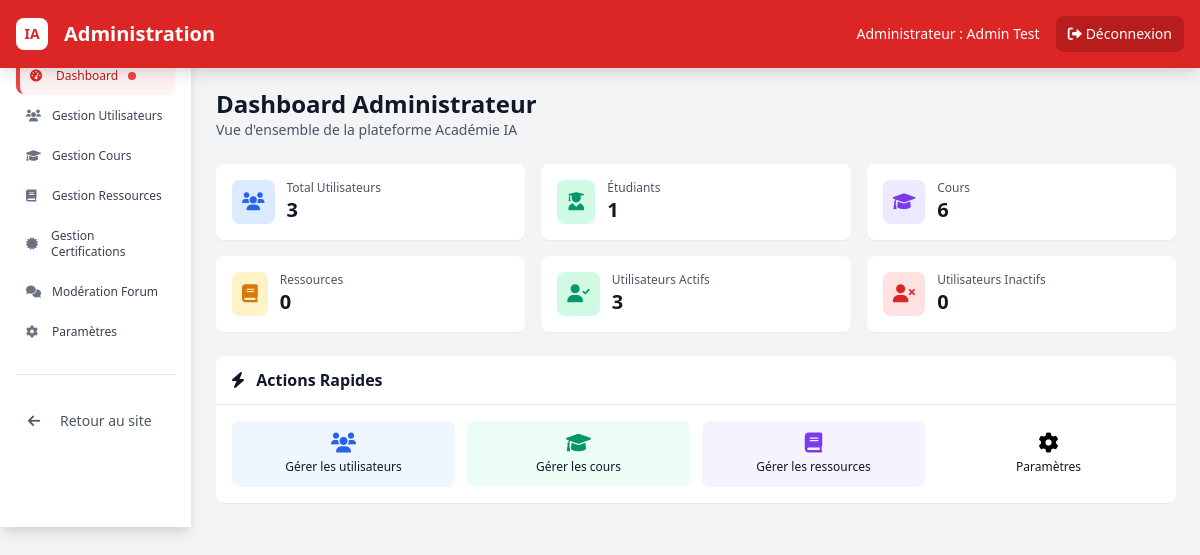
The page /admin/dashboard.php (signed in) on the database its author committed.
### tables this page shows
CREATE TABLE users (
    id INT AUTO_INCREMENT PRIMARY KEY,
    full_name VARCHAR(255) NOT NULL,
    email VARCHAR(255) NOT NULL UNIQUE,
    password VARCHAR(255) NOT NULL,
    role ENUM('student', 'teacher', 'admin') DEFAULT 'student',
    bio TEXT,
    avatar VARCHAR(255),
    last_login DATETIME,
    is_active BOOLEAN DEFAULT TRUE,
    created_at TIMESTAMP DEFAULT CURRENT_TIMESTAMP,
    updated_at TIMESTAMP DEFAULT CURRENT_TIMESTAMP ON UPDATE CURRENT_TIMESTAMP
);

### includes/functions.php (called while the page is built, shortened)
<?php
function getDB() {
    static $pdo = null;
    if ($pdo === null) {
        try {
            $pdo = new PDO(
                "mysql:host=" . DB_HOST . ";dbname=" . DB_NAME . ";charset=utf8mb4",
                DB_USER,
                DB_PASS,
                DB_OPTIONS
            );
        } catch (PDOException $e) {
            die("Erreur de connexion à la base de données : " . $e->getMessage());
        }
    }
    return $pdo;
}
function getUserById($userId) {
    $pdo = getDB();
    $stmt = $pdo->prepare("SELECT * FROM users WHERE id = ?");
    $stmt->execute([$userId]);
    return $stmt->fetch();
}
?>

### admin/dashboard.php (the view, shortened to what this page needs)
<?php
require_once '../includes/functions.php';
$user = getUserById($_SESSION['user_id']);
$pdo = getDB();
$stats = [
    'total_users' => $pdo->query("SELECT COUNT(*) FROM users")->fetchColumn(),
    'total_students' => $pdo->query("SELECT COUNT(*) FROM users WHERE role = 'student'")->fetchColumn(),
    'total_courses' => $pdo->query("SELECT COUNT(*) FROM courses")->fetchColumn(),
    'total_resources' => $pdo->query("SELECT COUNT(*) FROM resources")->fetchColumn(),
    'active_users' => $pdo->query("SELECT COUNT(*) FROM users WHERE is_active = 1")->fetchColumn(),
    'inactive_users' => $pdo->query("SELECT COUNT(*) FROM users WHERE is_active = 0")->fetchColumn()
];
?>
<!DOCTYPE html>
<html lang="fr">
<head>
    <link href="https://cdn.jsdelivr.net/npm/tailwindcss@2.2.19/dist/tailwind.min.css" rel="stylesheet">
    <link href="https://cdnjs.cloudflare.com/ajax/libs/font-awesome/6.0.0/css/all.min.css" rel="stylesheet">
</head>
<body class="bg-gray-100 overflow-x-hidden">
    <?php include 'includes/header.php'; ?>
    <div class="flex">
        <?php include 'includes/sidebar.php'; ?>
        <div class="flex-1 p-3 md:p-6 mt-16 pb-20">
            <div class="mb-6">
                <h1 class="text-xl md:text-2xl font-bold text-gray-900">Dashboard Administrateur</h1>
                <p class="text-xs md:text-sm text-gray-600">Vue d'ensemble de la plateforme Académie IA</p>
            </div>
            <div class="grid grid-cols-1 sm:grid-cols-2 lg:grid-cols-3 gap-3 md:gap-4 mb-6">
                <div class="bg-white p-4 rounded-lg shadow-sm">
                    <div class="flex items-center">
                        <div class="p-2.5 bg-blue-100 rounded-lg">
                            <i class="fas fa-users text-blue-600 text-lg"></i>
                        </div>
                        <div class="ml-3">
                            <p class="text-xs font-medium text-gray-600">Total Utilisateurs</p>
                            <p class="text-xl font-bold text-gray-900"><?php echo $stats['total_users']; ?></p>
                        </div>
                    </div>
                </div>
                <div class="bg-white p-4 rounded-lg shadow-sm">
                    <div class="flex items-center">
                        <div class="p-2.5 bg-green-100 rounded-lg">
                            <i class="fas fa-user-graduate text-green-600 text-lg"></i>
                        </div>
                        <div class="ml-3">
                            <p class="text-xs font-medium text-gray-600">Étudiants</p>
                            <p class="text-xl font-bold text-gray-900"><?php echo $stats['total_students']; ?></p>
                        </div>
                    </div>
                </div>
                <div class="bg-white p-4 rounded-lg shadow-sm">
                    <div class="flex items-center">
                        <div class="p-2.5 bg-purple-100 rounded-lg">
                            <i class="fas fa-graduation-cap text-purple-600 text-lg"></i>
                        </div>
                        <div class="ml-3">
                            <p class="text-xs font-medium text-gray-600">Cours</p>
                            <p class="text-xl font-bold text-gray-900"><?php echo $stats['total_courses']; ?></p>
                        </div>
                    </div>
                </div>
                <div class="bg-white p-4 rounded-lg shadow-sm">
                    <div class="flex items-center">
                        <div class="p-2.5 bg-yellow-100 rounded-lg">
                            <i class="fas fa-book text-yellow-600 text-lg"></i>
                        </div>
                        <div class="ml-3">
                            <p class="text-xs font-medium text-gray-600">Ressources</p>
                            <p class="text-xl font-bold text-gray-900"><?php echo $stats['total_resources']; ?></p>
                        </div>
                    </div>
                </div>
                <div class="bg-white p-4 rounded-lg shadow-sm">
                    <div class="flex items-center">
                        <div class="p-2.5 bg-green-100 rounded-lg">
                            <i class="fas fa-user-check text-green-600 text-lg"></i>
                        </div>
                        <div class="ml-3">
                            <p class="text-xs font-medium text-gray-600">Utilisateurs Actifs</p>
                            <p class="text-xl font-bold text-gray-900"><?php echo $stats['active_users']; ?></p>
                        </div>
                    </div>
                </div>
                <div class="bg-white p-4 rounded-lg shadow-sm">
                    <div class="flex items-center">
                        <div class="p-2.5 bg-red-100 rounded-lg">
                            <i class="fas fa-user-times text-red-600 text-lg"></i>
                        </div>
                        <div class="ml-3">
                            <p class="text-xs font-medium text-gray-600">Utilisateurs Inactifs</p>
                            <p class="text-xl font-bold text-gray-900"><?php echo $stats['inactive_users']; ?></p>
                        </div>
                    </div>
                </div>
            </div>
            <div class="mt-6 bg-white rounded-lg shadow-sm">
                <div class="px-4 py-3 border-b border-gray-200">
                    <h2 class="text-base font-semibold text-gray-900">
                        <i class="fas fa-bolt mr-2 text-orange-600"></i>
                        Actions Rapides
                    </h2>
                </div>
                <div class="p-4">
                    <div class="grid grid-cols-2 md:grid-cols-4 gap-3">
                        <a href="users.php" class="flex flex-col items-center p-3 bg-blue-50 rounded-lg hover:bg-blue-100 transition-colors">
                            <i class="fas fa-users text-blue-600 text-xl mb-1.5"></i>
                            <span class="font-medium text-gray-900 text-center text-xs">Gérer les utilisateurs</span>
                        </a>
                        <a href="courses.php" class="flex flex-col items-center p-3 bg-green-50 rounded-lg hover:bg-green-100 transition-colors">
                            <i class="fas fa-graduation-cap text-green-600 text-xl mb-1.5"></i>
                            <span class="font-medium text-gray-900 text-center text-xs">Gérer les cours</span>
                        </a>
                        <a href="resources.php" class="flex flex-col items-center p-3 bg-purple-50 rounded-lg hover:bg-purple-100 transition-colors">
                            <i class="fas fa-book text-purple-600 text-xl mb-1.5"></i>
                            <span class="font-medium text-gray-900 text-center text-xs">Gérer les ressources</span>
                        </a>
                        <a href="settings.php" class="flex flex-col items-center p-3 bg-orange-50 rounded-lg hover:bg-orange-100 transition-colors">
                            <i class="fas fa-cog text-orange-600 text-xl mb-1.5"></i>
                            <span class="font-medium text-gray-900 text-center text-xs">Paramètres</span>
                        </a>
                    </div>
                </div>
            </div>
        </div>
    </div>
</body>
</html>

### admin/includes/header.php (shortened to what this page needs)
<?php
$user = getUserById($_SESSION['user_id']);
?>
<nav class="bg-red-600 text-white shadow-lg fixed top-0 left-0 right-0 z-50">
    <div class="max-w-7xl mx-auto px-4">
        <div class="flex justify-between items-center py-4">
            <div class="flex items-center space-x-4">
                <div class="w-8 h-8 bg-white rounded-lg flex items-center justify-center">
                    <span class="text-red-600 font-bold text-sm">IA</span>
                </div>
                <span class="text-xl font-bold">Administration</span>
            </div>
            <div class="flex items-center space-x-4">
                <span class="text-sm">Administrateur : <?php echo htmlspecialchars($user['full_name']); ?></span>
                <a href="../logout.php" class="bg-red-700 hover:bg-red-800 px-3 py-2 rounded-lg text-sm transition-colors">
                    <i class="fas fa-sign-out-alt mr-1"></i>Déconnexion
                </a>
            </div>
        </div>
    </div>
</nav>

### rows shown on the page
users: full_name "Admin Test", id "3", is_active "1"

### other values the page prints
$stats['total_courses'] "6"
$stats['total_resources'] "0"
$stats['inactive_users'] "0"
